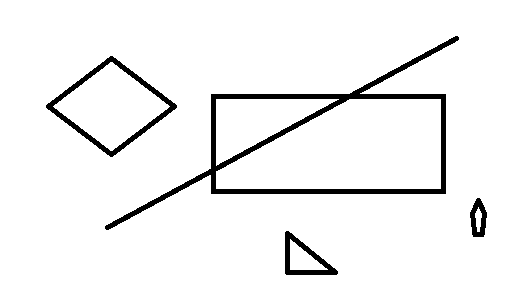
%> input picture draft/shapes1.png, 518 x 281 px
$ octave lesson_8.m   (GNU Octave 9; MATLAB toolbox functions it lacks are replaced by stand-ins)
%> lines starting %> are read from the running program, lines starting %| are printed output that depends on the picture; in (x1, y1, x2, y2) boxes, pixels count from 0 and x2, y2 are one past the last pixel; in counts of white or black regions, pixels touching at a corner belong together; the program's own positions count from 1
% Hough transform
pkg load image;

im1 = mean(imread('shapes1.png'),axis=3);
%> im1: size 281x518 double; 94.6% white; 4 black regions, box (x1, y1, x2, y2) and area: (105, 36, 459, 230) 5197, (46, 56, 177, 157) 1572, (285, 231, 338, 275) 733, (470, 198, 487, 237) 386
figure(1)
imshow(im1)
im2 = edge(im1,'Canny',sigma=0.8);
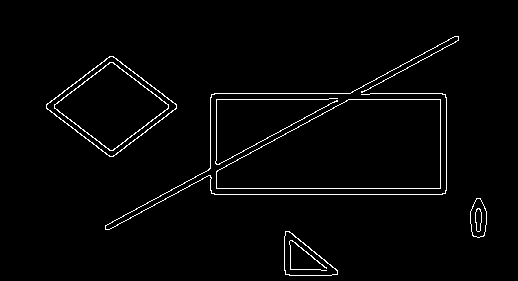
%> im2: size 281x518 logical; 2.2% white in thin lines or dots, all inside (x1, y1, x2, y2) = (46, 36, 487, 276)
figure(2)
imshow(im2*1)
figure(3)
H = houghtf(im2*1,method='line');
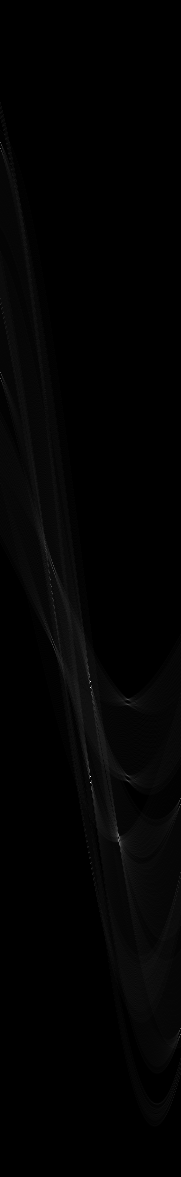
%> H: size 1177x181 double; min 0, max 233, mean 2.7
peaks = houghpeaks(H);
%> peaks = [783 91]
imshow(H)
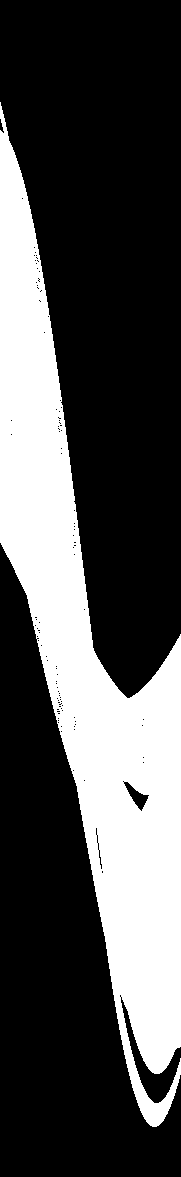
%> displayed picture: size 1177x181, on the screen's scale of 0 to 255; 30.6% white; 1 white region, box (x1, y1, x2, y2) and area: (0, 102, 181, 1127) 65104
[r_ind theta_ind] = find(H >= 0.5*max(H(:)))
%> r_ind = [682; 688; 777; 783; 835; 836; 841]; theta_ind = [91; 91; 91; 91; 119; 119; 119]
figure(4)
hold on
for i = 1:length(r_ind)
  theta = (pi.*(-0:180)/180)(theta_ind(i));
  r = (1:0.5:1180)(r_ind(i))
  plot_x = 1:2:500;
  plot_y = (r - plot_x*cos(theta))/sin(theta);
##  plot_y = 1:10:200;
##  plot_x = (r - plot_y*sin(theta))/cos(theta);
  plot(plot_x, plot_y)
end
%> this loop made 7 passes
%> (theta, r) on passes 1 to 7: (1.57, 341.5), (1.57, 344.5), (1.57, 389), (1.57, 392), (2.06, 418), (2.06, 418.5), (2.06, 421)
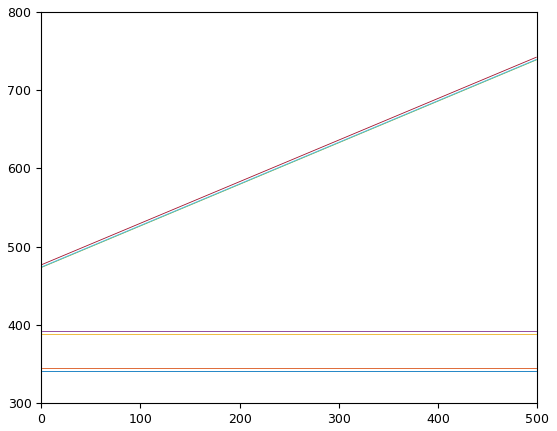
%> figure redrawn from the program's plot data; curve peaks at x = 1, y = 341.5; curve peaks at x = 1, y = 344.5; curve peaks at x = 1, y = 389; curve peaks at x = 1, y = 392

$ run again, with draft/3D_Saturn.png copied over draft/shapes1.png
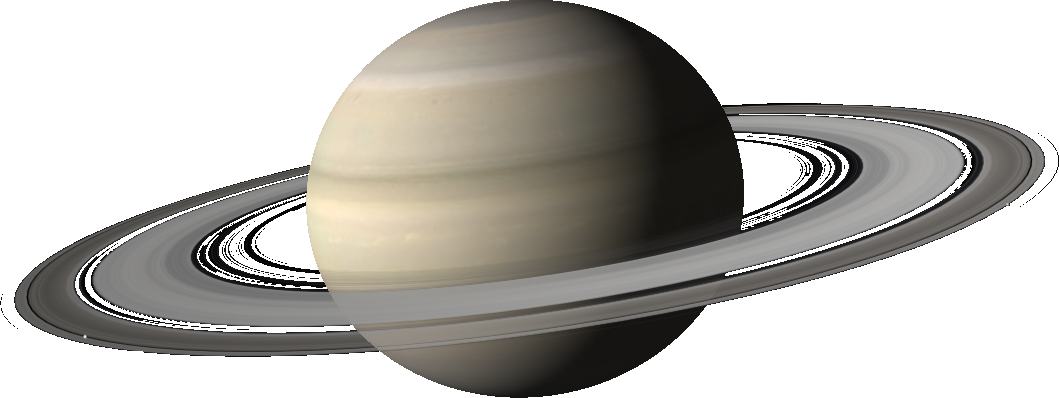
%> input picture draft/3D_Saturn.png, 1059 x 398 px
%> im2: size 398x1059 logical; 1.4% white in thin lines or dots
%> peaks = [1600 105]
%> `imshow(H)`:
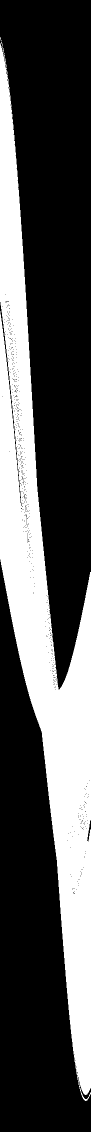
%> displayed picture: size 2263x181, on the screen's scale of 0 to 255 (shown at 1/2 size); 31.8% white; 4 white regions (3 under 20 px), largest, box (x1, y1, x2, y2) and area: (0, 86, 181, 2202) 130145
%> r_ind = 197 values from 653 to 1866; theta_ind = 197 values from 42 to 140
%> the loop `for i = 1:length(r_ind)` made 197 passes
%> (theta, r) on passes 1 to 3: (0.716, 327), (0.785, 345), (0.82, 354.5)
%> after the loop `for i = 1:length(r_ind)`:
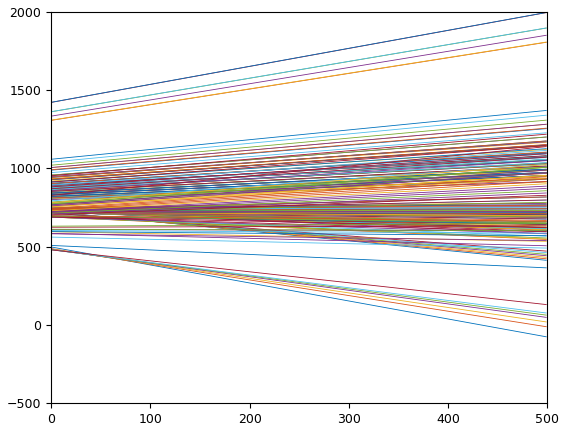
%> figure redrawn from the program's plot data; curve peaks at x = 1, y = 497.3; curve peaks at x = 1, y = 486.9; curve peaks at x = 1, y = 483.8; curve peaks at x = 1, y = 481.4
